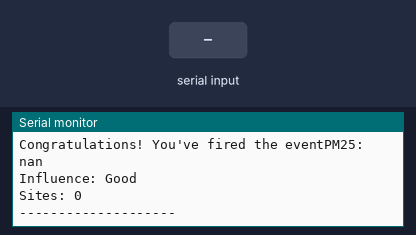
The sketch below on a simulated ESP32. Parts: the last lines printed to the serial monitor. The inputs (shaded band) are chosen by the test bench. WiFi joins after 1.5 s; servers stay silent unless stated; uploads are accepted with an empty reply; web services answer with replies made up by the test bench.

Above: at 2.7 s.
2.8 s: "0" received over Serial
At 8.3 s:
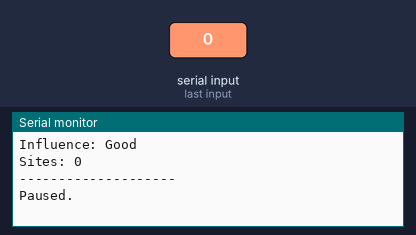
8.9 s: "1" received over Serial
At 9.36 s:
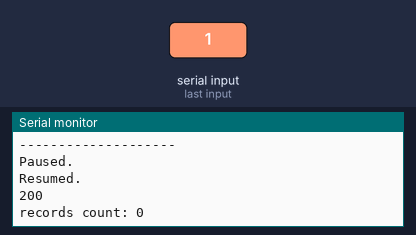

Measured:
- after the input at 2.8 s, the serial monitor: prints a new line after 4.2 s (image 1)
- after the input at 8.9 s, the serial monitor: prints a new line after 0.08 s (image 2)

The sketch:

wk10_2.ino
```cpp
#include <ArduinoJson.h>
#include <WiFi.h>
#include <HTTPClient.h>
const char* ssid = "tttddd";  // insert your SSID
const char* password = "idkhowto";  // insert your password
String jsonRead; //讀取response後儲存JSON資料的變數，必須是全域變數
const char* root_ca = \
                      "-----BEGIN CERTIFICATE-----\n"\
                      "MIIFsDCCA5igAwIBAgIQFci9ZUdcr7iXAF7kBtK8nTANBgkqhkiG9w0BAQUFADBe\n"\
                      "MQswCQYDVQQGEwJUVzEjMCEGA1UECgwaQ2h1bmdod2EgVGVsZWNvbSBDby4sIEx0\n"\
                      "ZC4xKjAoBgNVBAsMIWVQS0kgUm9vdCBDZXJ0aWZpY2F0aW9uIEF1dGhvcml0eTAe\n"\
                      "Fw0wNDEyMjAwMjMxMjdaFw0zNDEyMjAwMjMxMjdaMF4xCzAJBgNVBAYTAlRXMSMw\n"\
                      "IQYDVQQKDBpDaHVuZ2h3YSBUZWxlY29tIENvLiwgTHRkLjEqMCgGA1UECwwhZVBL\n"\
                      "SSBSb290IENlcnRpZmljYXRpb24gQXV0aG9yaXR5MIICIjANBgkqhkiG9w0BAQEF\n"\
                      "AAOCAg8AMIICCgKCAgEA4SUP7o3biDN1Z82tH306Tm2d0y8U82N0ywEhajfqhFAH\n"\
                      "SyZbCUNsIZ5qyNUD9WBpj8zwIuQf5/dqIjG3LBXy4P4AakP/h2XGtRrBp0xtInAh\n"\
                      "ijHyl3SJCRImHJ7K2RKilTza6We/CKBk49ZCt0Xvl/T29de1ShUCWH2YWEtgvM3X\n"\
                      "DZoTM1PRYfl61dd4s5oz9wCGzh1NlDivqOx4UXCKXBCDUSH3ET00hl7lSM2XgYI1\n"\
                      "TBnsZfZrxQWh7kcT1rMhJ5QQCtkkO7q+RBNGMD+XPNjX12ruOzjjK9SXDrkb5wdJ\n"\
                      "fzcq+Xd4z1TtW0ado4AOkUPB1ltfFLqfpo0kR0BZv3I4sjZsN/+Z0V0OWQqraffA\n"\
                      "sgRFelQArr5T9rXn4fg8ozHSqf4hUmTFpmfwdQcGlBSBVcYn5AGPF8Fqcde+S/uU\n"\
                      "WH1+ETOxQvdibBjWzwloPn9s9h6PYq2lY9sJpx8iQkEeb5mKPtf5P0B6ebClAZLS\n"\
                      "nT0IFaUQAS2zMnaolQ2zepr7BxB4EW/hj8e6DyUadCrlHJhBmd8hh+iVBmoKs2pH\n"\
                      "dmX2Os+PYhcZewoozRrSgx4hxyy/vv9haLdnG7t4TY3OZ+XkwY63I2binZB1NJip\n"\
                      "NiuKmpS5nezMirH4JYlcWrYvjB9teSSnUmjDhDXiZo1jDiVN1Rmy5nk3pyKdVDEC\n"\
                      "AwEAAaNqMGgwHQYDVR0OBBYEFB4M97Zn8uGSJglFwFU5Lnc/QkqiMAwGA1UdEwQF\n"\
                      "MAMBAf8wOQYEZyoHAAQxMC8wLQIBADAJBgUrDgMCGgUAMAcGBWcqAwAABBRFsMLH\n"\
                      "ClZ87lt4DJX5GFPBphzYEDANBgkqhkiG9w0BAQUFAAOCAgEACbODU1kBPpVJufGB\n"\
                      "uvl2ICO1J2B01GqZNF5sAFPZn/KmsSQHRGoqxqWOeBLoR9lYGxMqXnmbnwoqZ6Yl\n"\
                      "PwZpVnPDimZI+ymBV3QGypzqKOg4ZyYr8dW1P2WT+DZdjo2NQCCHGervJ8A9tDkP\n"\
                      "JXtoUHRVnAxZfVo9QZQlUgjgRywVMRnVvwdVxrsStZf0X4OFunHB2WyBEXYKCrC/\n"\
                      "gpf36j36+uwtqSiUO1bd0lEursC9CBWMd1I0ltabrNMdjmEPNXubrjlpC2JgQCA2\n"\
                      "j6/7Nu4tCEoduL+bXPjqpRugc6bY+G7gMwRfaKonh+3ZwZCc7b3jajWvY9+rGNm6\n"\
                      "5ulK6lCKD2GTHuItGeIwlDWSXQ62B68ZgI9HkFFLLk3dheLSClIKF5r8GrBQAuUB\n"\
                      "o2M3IUxExJtRmREOc5wGj1QupyheRDmHVi03vYVElOEMSyycw5KFNGHLD7ibSkNS\n"\
                      "/jQ6fbjpKdx2qcgw+BRxgMYeNkh0IkFch4LoGHGLQYlE535YW6i4jRPpp2zDR+2z\n"\
                      "Gp1iro2C6pSe3VkQw63d4k3jMdXH7OjysP6SHhYKGvzZ8/gntsm+HbRsZJB/9OTE\n"\
                      "W9c3rkIO3aQab3yIVMUWbuF6aC74Or8NpDyJO3inTmODBCEIZ43ygknQW/2xzQ+D\n"\
                      "hNQ+IIX3Sj0rnP0qCglN6oH4EZw=\n"\
                      "-----END CERTIFICATE-----\n";
void setup() {
  Serial.begin(115200);

  // Connect to Wi-Fi
  WiFi.begin(ssid, password);
  while (WiFi.status() != WL_CONNECTED) {
    delay(500);
    Serial.print(".");
  }
  Serial.println("");
  Serial.println("WiFi connected");
}
bool pauseLoop = false;
void loop() {
  int crtl = Serial.read();
  if (crtl == '0') {
    pauseLoop = true;
    Serial.println("Paused.");
  }
  else if (crtl == '1') {
    pauseLoop = false;
    Serial.println("Resumed.");
  }
  if (pauseLoop) {
    delay(1000);
    return;
  }
  GetPM25Data();
  //將字串轉換為JSON，儲存在doc中
  DynamicJsonDocument doc(16384);
  deserializeJson(doc, jsonRead);
  JsonArray arr = doc["records"];
  Serial.print("records count: ");
  Serial.println(arr.size());
  double totalPM25 = 0;
  int siteCount = 0;
  for (JsonVariant value : arr) {
    if (value["county"] == "臺北市") {
      siteCount++;
      const char* curPM25 = value["PM25"];
      totalPM25 += String(curPM25).toInt();
    }
  }
  char* influence = GetInfluence(totalPM25 / siteCount);

  SendToWebHook(String(totalPM25 / siteCount), String(influence), String(siteCount)); //Client傳送資料
  Serial.print("PM25: ");
  Serial.println(String(totalPM25 / siteCount));
  Serial.print("Influence: ");
  Serial.println(String(influence));
  Serial.print("Sites: ");
  Serial.println(String(siteCount));
  Serial.println("--------------------");

  delay(5000); // the OWM free plan API does NOT allow more then 60 calls per minute
}

void GetPM25Data() {
  HTTPClient client;  //建立Client物件
  client.begin("https://data.epa.gov.tw/api/v1/aqx_p_02?limit=1000&api_key=9be7b239-557b-4c10-9775-78cadfc555e9&sort=ImportDate%20desc&format=json"
               , root_ca);
  int httpCode = client.GET();                                                  //Make the request

  if (httpCode > 0) { //Check for the returning code

    jsonRead = client.getString();
    Serial.println(httpCode);
    Serial.println(jsonRead);
  }
  else {
    Serial.println("Error on HTTP request");
  }
  client.end(); //Free the resources
  //回傳
}


void SendToWebHook(String value1, String value2, String value3) {

  WiFiClient client;  //建立Client物件
  const int httpPort = 80;  //預設通訊阜80
  const char* host = "maker.ifttt.com"; //IFTTT server網址
  const char* event = "line_notify2";  //IFTTT事件名稱
  const char* apiKey = "fg585E6OJ90id-DC_f2N8gFKB4itNcI7sB3ntWh877d";  //IFTTT Applet key
  String url = "";  //API url
  String JsonString = "";  //此範例不會用到

  //Client連結Server
  if (client.connect(host, httpPort)) {

    //Webhook API
    url += "/trigger/" + String(event) + "/with/key/" + String(apiKey);
    //Query String
    url += "?value1=" + value1 + "&value2=" + value2 + "&value3=" + value3;

    //Client傳送
    client.println(String("POST ") + url + " HTTP/1.1");
    client.println(String("Host: ") + host);
    client.println("Content-Type: application/json");
    client.print("Content-Length: ");
    client.println(JsonString.length());
    client.println();
    client.println(JsonString);

    //等待5秒，每0.1秒偵測一次是否有接收到response資料
    int timeout = 0;
    while (!client.available() && (timeout++ <= 50)) {
      delay(100);
    }

    //如果無回應
    if (!client.available()) {
      Serial.println("No response...");
    }
    //用while迴圈一字一字讀取Response
    while (client.available()) {
      Serial.write(client.read());
    }

    //停止Client
    client.stop();
  }
}

char* GetInfluence(double pm25) {
  if (pm25 > 300)return "Hazardous";
  else if (pm25 > 200)return "Very Unhealthy";
  else if (pm25 > 150)return "Unhealthy";
  else if (pm25 > 100)return "Unhealthy for Sensitive Groups";
  else if (pm25 > 50)return "Moderate";
  else return "Good";
}
```
